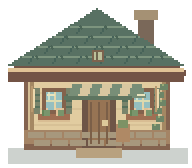
#> input picture assets/buildings/tea_house.png, 192 x 168 px, given in place of house.png, which was not available
$ python detail_scenery.py
#> lines starting #> are read from the running program, lines starting #| are printed output that depends on the picture; pictures that were not available may be replaced by others from this repository, and a replacement may not be noted
"""在本工程原创素材上增加建筑、衣着与树冠细节，仍使用整数像素和统一色板。"""
from pathlib import Path
from PIL import Image, ImageDraw
import random

ROOT=Path(__file__).resolve().parents[1]/'assets'

def base(path,size):
#> called with path = 'buildings/house.png', size = (96, 84)
    return Image.open(ROOT/path).convert('RGBA').resize(size,Image.NEAREST)

def save(image,path):
    image.resize((image.width*2,image.height*2),Image.NEAREST).save(ROOT/path)

house=base('buildings/house.png',(96,84))
p=ImageDraw.Draw(house)
# 不改变门口和碰撞范围；增加石基、梁柱、窗框、门板与爬藤。
for y in [66,70]:
    for x in range(14+(3 if y==70 else 0),82,9):
        p.rectangle((x,y,min(x+7,82),y+2),fill='#a49375' if x%3 else '#b1a184')
for x in [14,80]:
    p.rectangle((x,41,x+2,64),fill='#a18157')
    p.line((x,41,x,64),fill='#c4a271')
for x in [45,49,53]:p.line((x,51,x,71),fill='#78583f')
p.rectangle((51,60,53,62),fill='#d4bb79')
for x in [21,65]:
    p.line((x+2,50,x+9,50),fill='#d7d9ab')
    p.line((x+3,46,x+3,49),fill='#cae1cb')
    for side in [x-4,x+12]:
        p.rectangle((side,44,side+2,56),fill='#758267')
        for y in [47,50,53]:p.line((side,y,side+2,y),fill='#4f6e59')
    p.line((x-2,60,x+13,60),fill='#ca9d69')
    for px in [x+1,x+8]:
        p.rectangle((px,55,px+2,57),fill='#719365')
        p.point((px+1,54),fill='#e4b190')
for x,y in [(76,62),(78,58),(77,54),(79,50),(78,46),(80,42)]:
    p.rectangle((x,y,x+3,y+2),fill='#658362')
    p.point((x+1,y),fill='#91a86e')
p.rectangle((46,25,51,30),fill='#795c46')
p.rectangle((47,26,50,29),fill='#b8be94')
p.line((48,26,48,29),fill='#6b6049')
save(house,'buildings/house.png')
#> in save, `image.resize((image.width*2,image.height*2),Image.NEAREST).save(ROOT/p..`:
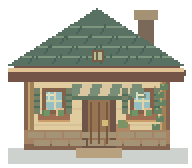
#> saved as house.png: PIL image 192x168 RGBA; mean R, G, B, A 85.5, 82.6, 67.1, 153.5; transparent parts drawn white
for name,roof in [('tea_house',('#506f61','#75927a','#3f6157')),('workshop',('#62767b','#89958c','#4e646d'))]:
    image=house.copy();pixels=image.load()
    repl={(183,100,73):roof[0],(207,128,88):roof[1],(153,80,57):roof[2]}
    for y in range(4,34):
        for x in range(96):
            color=pixels[x,y]
            if color[:3] in repl:
                h=repl[color[:3]].lstrip('#');pixels[x,y]=tuple(int(h[i:i+2],16) for i in [0,2,4])+(255,)
    q=ImageDraw.Draw(image)
    if name=='tea_house':
        for x in range(34,65,5):
            q.polygon([(x+2,42),(x+6,42),(x+8,48),(x,48)],fill='#cbb990' if x%2 else '#718c73')
        q.rectangle((32,48,65,49),fill='#57735c')
        q.rectangle((58,62,64,70),fill='#ac8058')
        q.rectangle((59,60,63,63),fill='#76905d')
    else:
        for y in [56,61]:
            q.rectangle((17,y,33,y+3),fill='#9d825b')
            q.line((18,y+1,32,y+1),fill='#d1b483')
        q.line((61,52,69,59),fill='#c8a877',width=2)
        q.line((67,51,62,57),fill='#bbc0a6',width=2)
    save(image,'buildings/'+name+'.png')
#> this loop made 2 passes
#> pass 1, in save (call 2), `image.resize((image.width*2,image.height*2),Image.NEAREST).save(ROOT/p..`:
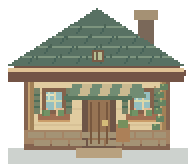
#> saved as tea_house.png: PIL image 192x168 RGBA; mean R, G, B, A 85.3, 82.3, 66.7, 153.5; transparent parts drawn white
#> pass 2, in save (call 3), `image.resize((image.width*2,image.height*2),Image.NEAREST).save(ROOT/p..`:
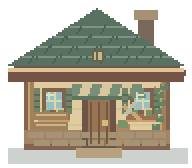
#> saved as workshop.png: PIL image 192x168 RGBA; mean R, G, B, A 85.5, 82.4, 66.8, 153.5; transparent parts drawn white

tree=base('tilesets/tree.png',(40,52));p=ImageDraw.Draw(tree)
#> call 2 of base, with path = 'tilesets/tree.png', size = (40, 52)
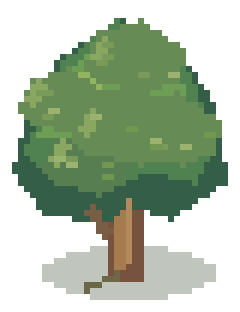
#> input picture assets/tilesets/tree.png, 80 x 104 px (shown 3 times larger)
rng=random.Random(889)
for x,y,r in [(10,18,7),(22,11,8),(28,23,8),(14,28,7),(21,23,9)]:
    p.polygon([(x-r,y),(x-r+2,y-r+2),(x+1,y-r),(x+r,y-3),(x+r-1,y+2),(x+2,y+4),(x-r+2,y+2)],fill='#668b55' if y<24 else '#567e50')
    p.line((x-r+2,y-2,x-r+4,y-5),fill='#89a760',width=2)
    for _ in range(5):
        a,b=x+rng.randrange(-r+2,r-1),y+rng.randrange(-4,2)
        p.rectangle((a,b,a+1,b),fill=rng.choice(['#9cb370','#729750','#799a59']))
p.line((21,33,21,43),fill='#b38a5c')
p.line((18,39,15,35),fill='#7a5d45',width=2)
p.line((19,46,14,48),fill='#6c6847',width=2)
save(tree,'tilesets/tree.png')

for name in ['player','linya','zhou','ahe']:
    image=Image.open(ROOT/f'characters/{name}.png').convert('RGBA')
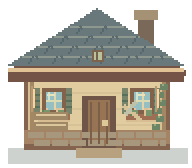
#> input picture assets/buildings/workshop.png, 192 x 168 px, given in place of player.png, which was not available
#> image is the input picture: PIL image 192x168 RGBA; mean R, G, B, A 91.2, 85.6, 72.5, 153.5
    image=image.resize((image.width//2,image.height//2),Image.NEAREST);p=ImageDraw.Draw(image)
    for oy in range(0,image.height,24):
        for ox in range(0,image.width,16):
            p.line((ox+6,oy+13,ox+6,oy+17),fill='#8b9b88' if name in ['player','zhou'] else '#e1cfa5')
            p.rectangle((ox+8,oy+15,ox+10,oy+16),fill='#677b70' if name in ['player','zhou'] else '#c4ad85')
            p.point((ox+8,oy+12),fill='#f0d19e')
            p.point((ox+6,oy+10),fill='#c98c6b')
            if name=='player':p.line((ox+6,oy+3,ox+11,oy+3),fill='#ae8551')
    save(image,f'characters/{name}.png')
#> in save (call 5), `image.resize((image.width*2,image.height*2),Image.NEAREST).save(ROOT/p..`:
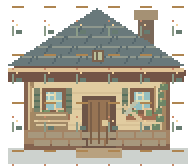
#> saved as player.png: PIL image 192x168 RGBA; mean R, G, B, A 94.2, 88.5, 74.5, 158.3; transparent parts drawn white
#> (the run stopped early here; a loop or call above may not have finished)
